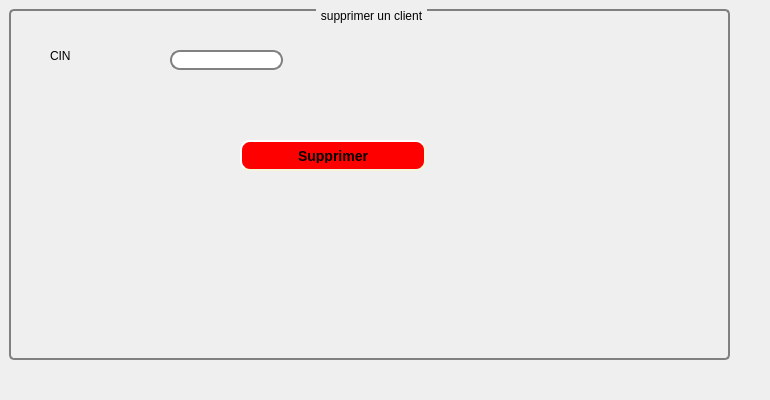
     <widget class="QWidget" name="tab_3">
      <attribute name="title">
       <string>Supprimer un client</string>
      </attribute>
      <widget class="QLineEdit" name="lineEdit_cin_2">
       <property name="geometry">
        <rect>
         <x>170</x>
         <y>50</y>
         <width>113</width>
         <height>20</height>
        </rect>
       </property>
       <property name="styleSheet">
        <string notr="true">QLineEdit {
    border: 2px solid gray;
    border-radius: 10px;
    padding: 0 8px;
    background: white;
    selection-background-color: darkgray;
}</string>
       </property>
      </widget>
      <widget class="QLabel" name="label_4">
       <property name="geometry">
        <rect>
         <x>50</x>
         <y>30</y>
         <width>91</width>
         <height>51</height>
        </rect>
       </property>
       <property name="text">
        <string>CIN</string>
       </property>
      </widget>
      <widget class="QPushButton" name="pb_supprimer">
       <property name="geometry">
        <rect>
         <x>240</x>
         <y>140</y>
         <width>186</width>
         <height>31</height>
        </rect>
       </property>
       <property name="styleSheet">
        <string notr="true">QPushButton#pb_supprimer {
    background-color: red;
    border-style: outset;
    border-width: 2px;
    border-radius: 10px;
    border-color: beige;
    font: bold 14px;
    min-width: 10em;
    padding: 6px;
}</string>
       </property>
       <property name="text">
        <string>Supprimer</string>
       </property>
      </widget>
      <widget class="QGroupBox" name="groupBox_4">
       <property name="geometry">
        <rect>
         <x>9</x>
         <y>9</y>
         <width>721</width>
         <height>351</height>
        </rect>
       </property>
       <property name="styleSheet">
        <string notr="true">QGroupBox {
    background-color: qlineargradient(x1: 0, y1: 0, x2: 0, y2: 1,
                                      stop: 0 #E0E0E0, stop: 1 #FFFFFF);
    border: 2px solid gray;
    border-radius: 5px;
    margin-top: 1ex; /* leave space at the top for the title */
}

QGroupBox::title {
    subcontrol-origin: margin;
    subcontrol-position: top center; /* position at the top center */
    padding: 0 3px;
    background-color: qlineargradient(x1: 0, y1: 0, x2: 0, y2: 1,
                                      stop: 0 #FF0ECE, stop: 1 #FFFFFF);
}</string>
       </property>
       <property name="title">
        <string>supprimer un client</string>
       </property>
      </widget>
      <widget class="QLabel" name="label_32">
       <property name="geometry">
        <rect>
         <x>-6</x>
         <y>0</y>
         <width>761</width>
         <height>391</height>
        </rect>
       </property>
       <property name="text">
        <string/>
       </property>
       <property name="pixmap">
        <pixmap>../../Downloads/78634496_719301035223392_5189077133661569024_n.jpg</pixmap>
       </property>
      </widget>
      <zorder>label_32</zorder>
      <zorder>groupBox_4</zorder>
      <zorder>lineEdit_cin_2</zorder>
      <zorder>label_4</zorder>
      <zorder>pb_supprimer</zorder>
     </widget>
